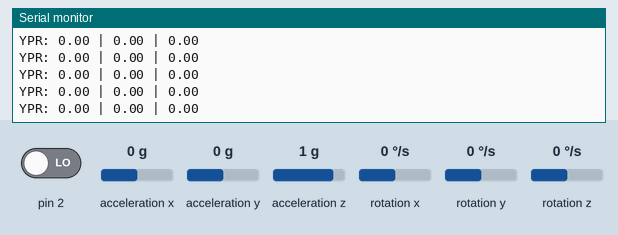
Recording of a sketch running on a simulated Arduino Uno, built with avr-gcc and run on an emulated ATmega328P. Shown: the last lines printed to the serial monitor. The inputs (shaded band) are chosen by the test bench; at power-on: rotation z 0 °/s, acceleration x 0 g, acceleration z 1 g, pin 2 LOW, acceleration y 0 g, rotation x 0 °/s, rotation y 0 °/s. The sensor or clock chip raises its interrupt line as the real part does.

Above: at 1.7 s.
1.8 s: rotation z set to -100 °/s
At 2.4 s:
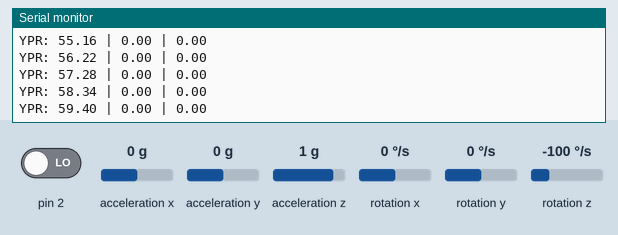
4.8 s: acceleration x set to -0.8 g
At 5.5 s:
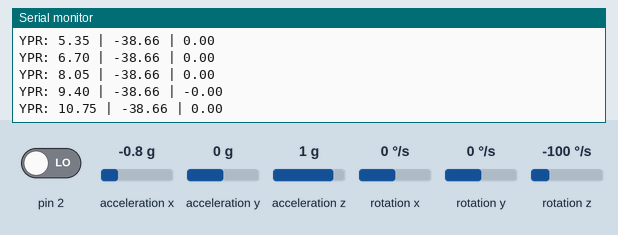
7.8 s: acceleration z set to 0 g
At 8.3 s:
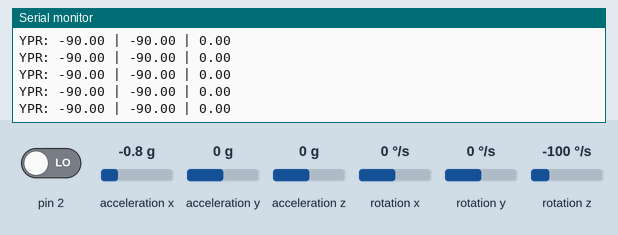
10.8 s: pin 2 driven HIGH
12.3 s: acceleration y set to 0.8 g
At 12.8 s:
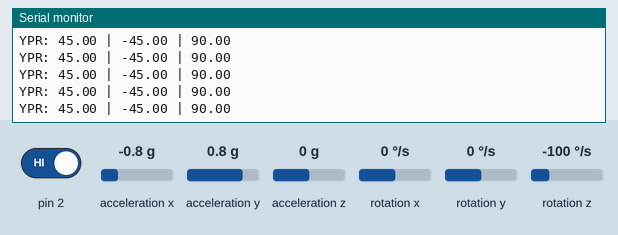
Timing chart, 0 to 15.3 s (numbered marks = the images above; inputs shaded):
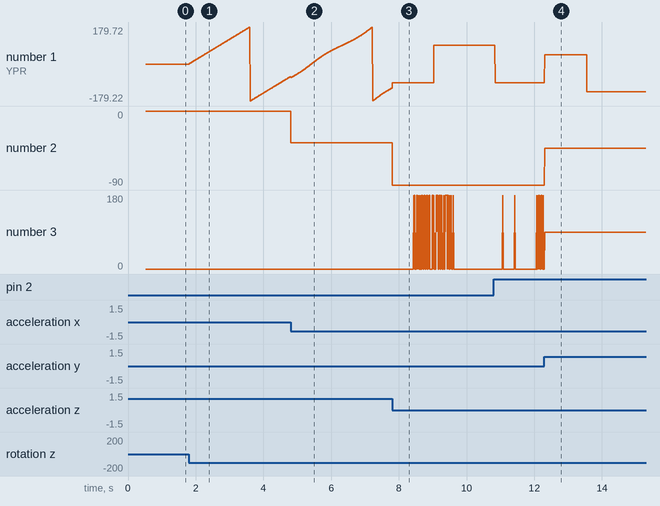

Measured:
- after the input at 1.8 s, the serial monitor: prints a new line at once (image 1)
- after the input at 12.3 s, the serial monitor: prints a new line at once (image 4)
- plotted number 1: 0 → -60.94 after the input at 1.8 s, -90 → 45 after the input at 12.3 s
- plotted number 2: -90 → -45 after the input at 12.3 s

The sketch:

imu_data.ino
```cpp
// Program to read and dsiplay IMU sensor data
// Computes Yaw Pitch Roll

// Required header files
#include <I2Cdev.h>
#include <MPU6050_6Axis_MotionApps20.h>
#include <SoftwareSerial.h>

// MPU object
MPU6050 mpu;

// MPU control/status variables
bool dmpReady = false; // set true if DMP initialisation was successful
uint8_t mpuIntStatus; // holds actual interrupt status byte from MPU
uint8_t devStatus; // return status after each device operation (0 = success, !0 = error)
uint16_t packetSize; // expected DMP packet size (default is 42 bytes)
uint16_t fifoCount; // count of all bytes currently in FIFO
uint8_t fifoBuffer[64]; // FIFO storage buffer
volatile bool mpuInterrupt = false; // indicates whether MPU interrupt pin has gone high

// Orientation variables
Quaternion q; // [w, x, y, z] quaternion container
VectorFloat gravity; // [x, y, z] gravity vector
float ypr[3]; // yaw, pitch, roll values - yaw only required
double yaw,pitch,roll;


// function to trigger interrupt when DMP data is ready
void dmpDataReady()
{
  mpuInterrupt = true;
}

// function to input offsets for calibration
void mpu_offset_declare()
{
  mpu.setXGyroOffset(10);
  mpu.setYGyroOffset(-93);
  mpu.setZGyroOffset(-1);
  mpu.setXAccelOffset(-3412);
  mpu.setYAccelOffset(-1447);
  mpu.setZAccelOffset(3467);
}

// setup
void setup()
{
  // Start serial communication
  Serial.begin(115200);
  Serial.println("INITIALISING ...");
  // Start I2C communication
  Wire.begin();
  // Initialise MPU
  mpu.initialize();
  // Get status of MPU
  devStatus = mpu.dmpInitialize();
  // Feed the offset values for calibration of MPU
  mpu_offset_declare();

  if (devStatus == 0) // If MPU has been initialised
  {
    mpu.setDMPEnabled(true); // Initalise DMP
    attachInterrupt(0, dmpDataReady, RISING); // Attach interrupt for MPU data reading
    mpuIntStatus = mpu.getIntStatus(); // Get status of interrupt
    dmpReady = true; // enable DMP status
    packetSize = mpu.dmpGetFIFOPacketSize(); // read data packet size
  }
  else // failing to intialise MPU
  {
  Serial.print("DMP Initialization failed");
  if(devStatus==1)
    Serial.println("Initial memory load failed");
  else if(devStatus==2)
    Serial.println("DMP configuration update failed");
  }

}

// Loop
void loop()
{
  if (!dmpReady) // if DMP is not ready, exit from program
    return;
  while (!mpuInterrupt && fifoCount < packetSize) // when data is not sent
  {

  }
  mpuInterrupt = false; // set interrupt flag as 0
  mpuIntStatus = mpu.getIntStatus(); // get Get interrupt status
  fifoCount = mpu.getFIFOCount(); // Get FIFO buffer size
  if ((mpuIntStatus & 0x10) || fifoCount == 1024) // FIFO overflow gas occured
  {
    mpu.resetFIFO(); //resetting MPU
    Serial.println("FIFO overflow!");
  }
  else if (mpuIntStatus & 0x02) // data is sent from MPU
  {
    while (fifoCount < packetSize) // wait till FIFO buffer is complete
      fifoCount = mpu.getFIFOCount();
    mpu.getFIFOBytes(fifoBuffer, packetSize); // get the data from MPU
    fifoCount -= packetSize; // check if multiple data packets exist
    mpu.dmpGetQuaternion(&q, fifoBuffer); // compute quaternion from FIFO raw values
    mpu.dmpGetGravity(&gravity, &q); // Calculate gravity from quaternion values
    mpu.dmpGetYawPitchRoll(ypr, &q, &gravity); // compute YPR from gravity and quaternion
    yaw = ypr[0] * 180/M_PI; // Compute yaw from data obtained
    pitch = ypr[1] * 180/M_PI; // Compute pitch from data obtained
    roll = ypr[2] * 180/M_PI; // Compute roll from data obtained
    Serial.print("YPR: "); //debugging
    Serial.print(yaw); //debugging
    Serial.print(" | "); //debugging
    Serial.print(pitch); //debugging
    Serial.print(" | "); //debugging
    Serial.println(roll); //debugging
  }
}
```
